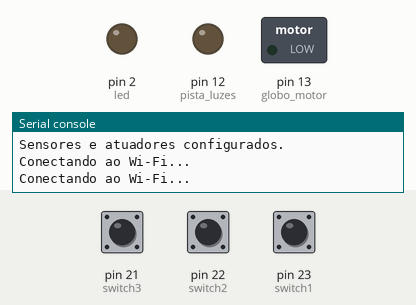
This program was run on a simulated MicroPython board. Shown: switched loads named in the program (green lamp = pin HIGH), output pins drawn as LEDs (lit = HIGH), the last lines printed to the serial console. The test bench sets the inputs (shaded band); at power-on: pin 21 (switch3) LOW, pin 22 (switch2) LOW, pin 23 (switch1) LOW. WiFi joins after 1.5 s; no MQTT or app messages arrive unless stated; audio playback is drawn as a buzzer.

Above: at 0.1 s.
At 32.3 s:
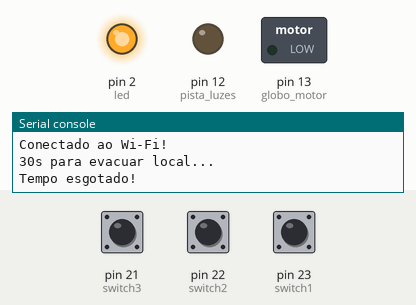
Timing chart, 0 to 33.8 s (numbered marks = the images above):
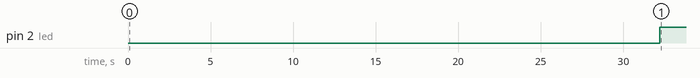

Measured:
- by itself, pin 2 (led): LOW → HIGH at 32.2 s

The program:

main.py
```python
from machine import Pin, reset  # pyright: ignore[reportMissingImports]
import network  # pyright: ignore[reportMissingImports]
from umqtt.simple import MQTTClient  # pyright: ignore[reportMissingImports]
from time import sleep
from dfplayer import DFPlayer


device = "scene10"
device_number = "0"
player = DFPlayer(uart_id=1, tx_pin_id=25, rx_pin_id=26)
led = Pin(2, Pin.OUT)
switch1 = Pin(23, Pin.IN, Pin.PULL_DOWN)
switch2 = Pin(22, Pin.IN, Pin.PULL_DOWN)
switch3 = Pin(21, Pin.IN, Pin.PULL_DOWN)
pista_luzes = Pin(12, Pin.OUT)
globo_motor = Pin(13, Pin.OUT)
wifi_ssid = "escape-run"
wifi_password = "Escape-run2025!"
broker = "escape-run.sj.ifsc.edu.br"

device_name = "-".join([device, device_number])
topic_subscribe = "/".join(["escape-run", "devices", device, device_number])
topic_publish = "escape-run/player/scene"
wlan = network.WLAN()
mqtt_client = MQTTClient(device_name, broker, keepalive=60)
switch_password = [1, 1, 1]
puzzle_resolvido = False


def setup():
    print("Iniciando código...")
    led.off()
    pista_luzes.off()
    globo_motor.off()
    player.volume(25)
    print("Sensores e atuadores configurados.")


def switch_pre():
    print("30s para evacuar local...")
    sleep(30)
    print("Tempo esgotado!")


def blink(num=1):
    for _ in range(num):
        sleep(0.1)
        led.off()
        sleep(0.1)
        led.on()


def wifi_connect():
    print("Conectando ao Wi-Fi...")
    wlan.active(True)
    wlan.connect(wifi_ssid, wifi_password)
    while not wlan.isconnected():
        print("Conectando ao Wi-Fi...")
        sleep(1)
    print("Conectado ao Wi-Fi!")


def callback(topic, payload):
    msg = payload.decode()
    print("Mensagem recebida:", msg)
    blink()
    if msg == "pista_on":
        pista_luzes.on()
        print("Pista de luzes LIGADA via MQTT.")
    elif msg == "pista_off":
        pista_luzes.off()
        print("Pista de luzes DESLIGADA via MQTT.")
    elif msg == "globo_on":
        globo_motor.on()
        print("Globo motor LIGADO via MQTT.")
    elif msg == "globo_off":
        globo_motor.off()
        print("Globo motor DESLIGADO via MQTT.")
    elif msg == "audio_2":
        player.stop()
        sleep(0.05)
        player.play(1, 2)
        sleep(30)
        player.play(1, 1)
        sleep(1)
        mqtt_client.publish(topic_publish, "Scene14")
        sleep(1)
    elif msg == 'audio_1':
        player.stop()
        sleep(0.05)
        player.play(1, 1)
    elif msg == "audio_fim":
        player.stop()
        sleep(0.05)


def mqtt_connect():
    global mqtt_client
    mqtt_client.connect(timeout=5)
    print("Conectado ao broker MQTT!")
    mqtt_client.set_callback(callback)
    mqtt_client.subscribe(topic_subscribe)
    print("Definidos callback e assinatura do tópico", topic_subscribe)
    led.on()


def switch_check():
    global puzzle_resolvido, switch_password
    estado_atual = [switch1.value(), switch2.value(), switch3.value()]

    if switch1.value() == 1:
        print("Switch 1: ON")
        pista_luzes.on()

    if switch2.value() == 1:
        print("Switch 2: ON")
        globo_motor.on()

    if switch3.value() == 1:
        print("Switch 3: ON")
        player.play(1, 1)

    if estado_atual == switch_password:
        print("Sequência correta! Acionando pista, globo e avançando cena!")
        mqtt_client.publish(topic_publish, "Scene11")
        puzzle_resolvido = True


if __name__ == "__main__":
    setup()
    wifi_connect()
    switch_pre()

    while True:
        blink()
        try:
            mqtt_connect()
            while True:
                if not puzzle_resolvido:
                    switch_check()
                mqtt_client.check_msg()
                sleep(1)
        except OSError as e:
            print(f"Erro de conexão: {e}")
            sleep(5)
```

dfplayer.py
```python
import machine  # pyright: ignore[reportMissingImports]
import time


class DFPlayer:
    def __init__(self, uart_id, tx_pin_id=None, rx_pin_id=None):
        self.uart_id = uart_id
        # init with given baudrate
        self.uart = machine.UART(uart_id, 9600)

        # not all boards can set the pins for the uart channel
        if tx_pin_id or rx_pin_id:
            self.uart.init(
                9600, bits=8, parity=None, stop=1, tx=tx_pin_id, rx=rx_pin_id
            )
        else:
            self.uart.init(9600, bits=8, parity=None, stop=1)

    def flush(self):
        self.uart.flush()
        if self.uart.any():
            self.uart.read()

    def send_query(self, cmd, param1=0, param2=0):
        retry = True
        while retry:
            self.flush()
            self.send_cmd(cmd, param1, param2)
            time.sleep(0.05)
            in_bytes = self.uart.read()
            if not in_bytes:  # timeout
                return -1
            if len(in_bytes) == 10 and in_bytes[1] == 255 and in_bytes[9] == 239:
                retry = False
        return in_bytes

    def send_cmd(self, cmd, param1=0, param2=0):
        out_bytes = bytearray(10)
        out_bytes[0] = 126
        out_bytes[1] = 255
        out_bytes[2] = 6
        out_bytes[3] = cmd
        out_bytes[4] = 0
        out_bytes[5] = param1
        out_bytes[6] = param2
        out_bytes[9] = 239
        checksum = 0
        for i in range(1, 7):
            checksum = checksum + out_bytes[i]
        out_bytes[7] = (checksum >> 7) - 1
        out_bytes[7] = ~out_bytes[7]
        out_bytes[8] = checksum - 1
        out_bytes[8] = ~out_bytes[8]
        self.uart.write(out_bytes)

    def stop(self):
        self.send_cmd(22, 0, 0)

    def play(self, folder, file):
        self.stop()
        time.sleep(0.05)
        self.send_cmd(15, folder, file)

    def volume(self, vol):
        self.send_cmd(6, 0, vol)

    def volume_up(self):
        self.send_cmd(4, 0, 0)

    def volume_down(self):
        self.send_cmd(5, 0, 0)

    def reset(self):
        self.send_cmd(12, 0, 1)

    def is_playing(self):
        in_bytes = self.send_query(66)
        if in_bytes == -1 or in_bytes[5] != 2:
            return -1
        return in_bytes[6]

    def get_volume(self):
        in_bytes = self.send_query(67)
        if in_bytes == -1 or in_bytes[3] != 67:
            return -1
        return in_bytes[6]

    def get_files_in_folder(self, folder):
        in_bytes = self.send_query(78, 0, folder)
        if in_bytes == -1:
            return -1
        if in_bytes[3] != 78:
            return 0
        return in_bytes[6]
```
